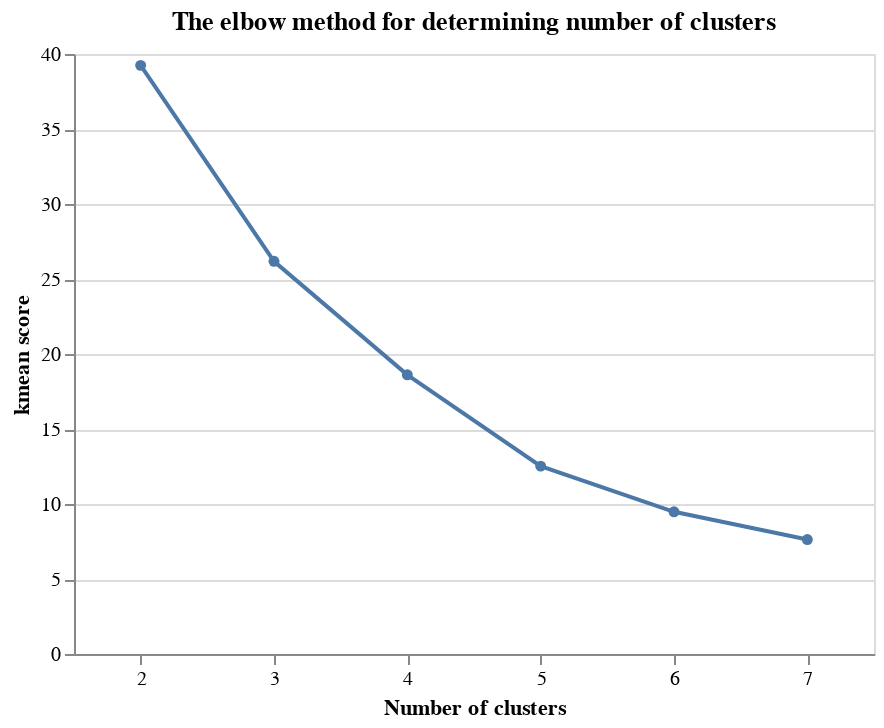

The notebook cell saved with this chart:
### Code cell
df_plot = pd.DataFrame({'Number of clusters':[i for i in range(2,df.shape[1])],'kmean score': km_scores})
alt.Chart(df_plot).mark_line(point=True).encode(
    x=alt.X('Number of clusters:N', axis=alt.Axis(labelAngle=0)),
    y=alt.Y('kmean score'),
    tooltip=[alt.Tooltip('kmean score', format='.2f')]
).properties(
    title='Kmean score ifo number of cluster'
).properties(
    title='The elbow method for determining number of clusters',
    width=400
).interactive()

### Figure 1 — Vega-Lite specification as saved in the notebook (floating-point values rounded to 4 significant figures)
{"config": {"view": {"continuousWidth": 400, "continuousHeight": 300}}, "data": {"name": "data-ba84452efb9cb59b0b1fede61c3a1b43"}, "mark": {"type": "line", "point": true}, "encoding": {"tooltip": [{"field": "kmean score", "format": ".2f", "type": "quantitative"}], "x": {"axis": {"labelAngle": 0}, "field": "Number of clusters", "type": "nominal"}, "y": {"field": "kmean score", "type": "quantitative"}}, "selection": {"selector028": {"type": "interval", "bind": "scales", "encodings": ["x", "y"]}}, "title": "The elbow method for determining number of clusters", "width": 400, "$schema": "https://vega.github.io/schema/vega-lite/v4.17.0.json", "datasets": {"data-ba84452efb9cb59b0b1fede61c3a1b43": [{"Number of clusters": 2, "kmean score": 39.24}, {"Number of clusters": 3, "kmean score": 26.18}, {"Number of clusters": 4, "kmean score": 18.61}, {"Number of clusters": 5, "kmean score": 12.53}, {"Number of clusters": 6, "kmean score": 9.479}, {"Number of clusters": 7, "kmean score": 7.628}]}}
